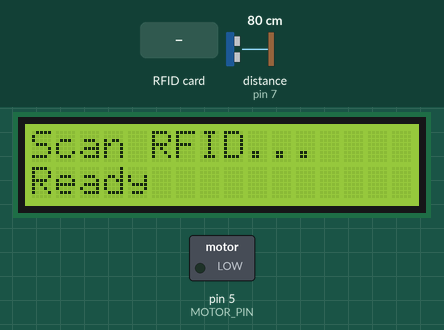
Recording of a sketch running on a simulated Arduino Uno, built with avr-gcc and run on an emulated ATmega328P. Shown: 16×2 character LCD, switched loads named in the sketch (green lamp = pin HIGH). The inputs (shaded band) are chosen by the test bench; at power-on: distance to the obstacle (sensor on pin 7) 80 cm. The echo pulse lasts 58.3 µs per cm; pins used as bus, display or sensor lines are not drawn; what the sketch prints to the serial monitor is not drawn.

Above: at 1.3 s.
1.4 s: RFID card 49 27 A9 00 held to the reader
At 2.0 s:
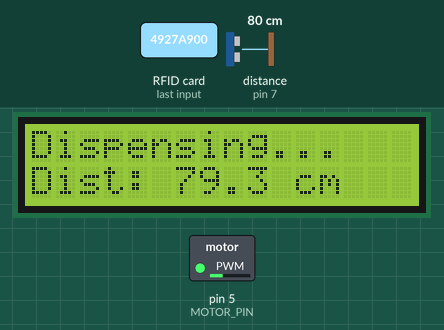
2.9 s: distance to the obstacle (sensor on pin 7) set to 5 cm
At 4.2 s:
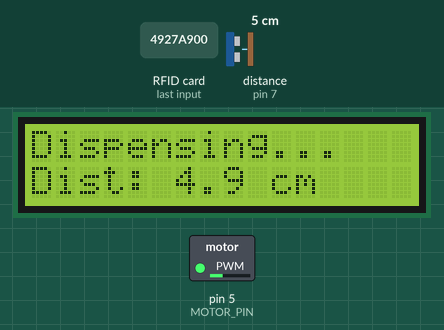
4.5 s: distance to the obstacle (sensor on pin 7) set to 2 cm
At 5.9 s:
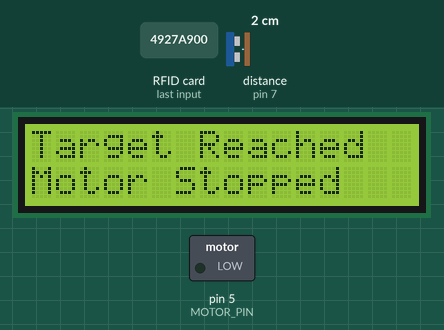
7.5 s: RFID card 5E 7A 19 C4 held to the reader
At 9.1 s:
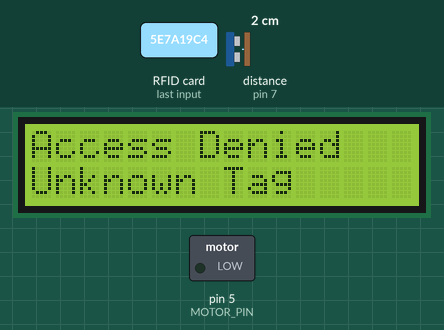
10.5 s: RFID card AE 83 10 06 held to the reader
At 13.2 s:
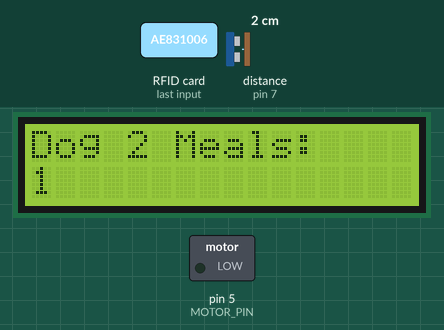
Timing chart, 0 to 14.5 s (numbered marks = the images above; inputs shaded):
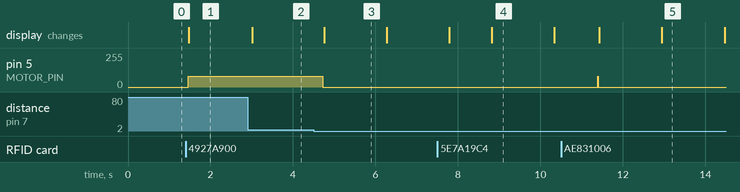

Measured:
- the behaviour switches between 4 and 3 cm on distance to the obstacle (sensor on pin 7) (found by bisection; images 2 and 3)
- after the input at 1.4 s, pin 5 (MOTOR_PIN): 0/255 → 80/255 after 0.06 s; the display: changes after 0.08 s (image 1)
- after the input at 2.9 s, the display: changes after 0.11 s (image 2)
- after the input at 4.5 s, pin 5 (MOTOR_PIN): 80/255 → 0/255 after 0.22 s; the display: changes after 0.25 s (image 3)
- after the input at 7.5 s, the display: first differs from a run without the input after 1.3 s (image 4)
- after the input at 10.5 s, pin 5 (MOTOR_PIN): 0/255 → 80/255 after 0.89 s, → 0/255 0.01 s later; the display: first changes after 0.93 s (image 5 shows a later state)
- what the display in image 3 shows lasts 1.5 s, from 4.8 s to 6.3 s

The sketch:

all_.ino
```cpp
#include <SPI.h>
#include <MFRC522.h>
#include <Wire.h>
#include <LiquidCrystal_I2C.h>

#define SS_PIN 10
#define RST_PIN 9
#define MOTOR_PIN 5

#define TRIG_PIN 6
#define ECHO_PIN 7

MFRC522 myRFID(SS_PIN, RST_PIN);
LiquidCrystal_I2C lcd(0x27, 16, 2);  // change to 0x3F if needed

const String dog1UID = "49 27 A9 00";
const String dog2UID = "AE 83 10 06";

float targetDistance = 3.6;

// daily feeding limits
int dog1Count = 0;
int dog2Count = 0;
int dailyLimit = 2;

float getDistance() {
  digitalWrite(TRIG_PIN, LOW);
  delayMicroseconds(2);

  digitalWrite(TRIG_PIN, HIGH);
  delayMicroseconds(10);
  digitalWrite(TRIG_PIN, LOW);

  long duration = pulseIn(ECHO_PIN, HIGH, 30000); // timeout to avoid hanging
  if (duration == 0) return -1;

  float distance = duration * 0.034 / 2.0;
  return distance;
}

int motorSpeed = 80;  // about half speed

void stopMotor() {
  analogWrite(MOTOR_PIN, 0);
}

void startMotor() {
  analogWrite(MOTOR_PIN, motorSpeed);
}

void dispenseUntilFull() {
  lcd.clear();
  lcd.setCursor(0, 0);
  lcd.print("Dispensing...");

  startMotor();

  while (true) {
    float distance = getDistance();

    lcd.setCursor(0, 1);
    lcd.print("Dist: ");
    if (distance < 0) {
      lcd.print("Err   ");
    } else {
      lcd.print(distance, 1);
      lcd.print(" cm ");
    }

    Serial.print("Distance: ");
    Serial.println(distance);

    if (distance > 0 && distance <= targetDistance) {
      stopMotor();
      lcd.clear();
      lcd.setCursor(0, 0);
      lcd.print("Target Reached");
      lcd.setCursor(0, 1);
      lcd.print("Motor Stopped");
      delay(1500);
      break;
    }

    delay(200);
  }
}

void setup() {
  Serial.begin(9600);
  SPI.begin();
  myRFID.PCD_Init();

  pinMode(MOTOR_PIN, OUTPUT);
  stopMotor();

  pinMode(TRIG_PIN, OUTPUT);
  pinMode(ECHO_PIN, INPUT);

  lcd.init();
  lcd.backlight();

  lcd.clear();
  lcd.setCursor(0, 0);
  lcd.print("Scan RFID...");
  lcd.setCursor(0, 1);
  lcd.print("Ready");

  Serial.println("Scan RFID...");
}

void loop() {
  if (!myRFID.PICC_IsNewCardPresent()) return;
  if (!myRFID.PICC_ReadCardSerial()) return;

  String content = "";
  for (byte i = 0; i < myRFID.uid.size; i++) {
    if (myRFID.uid.uidByte[i] < 0x10) content += "0";
    content += String(myRFID.uid.uidByte[i], HEX);
    if (i < myRFID.uid.size - 1) content += " ";
  }
  content.toUpperCase();

  Serial.print("UID: ");
  Serial.println(content);

  if (content == dog1UID) {
    lcd.clear();
    lcd.setCursor(0, 0);
    lcd.print("Dog 1 Detected");

    if (dog1Count < dailyLimit) {
      lcd.setCursor(0, 1);
      lcd.print("Feeding...");
      dispenseUntilFull();
      dog1Count++;

      lcd.clear();
      lcd.setCursor(0, 0);
      lcd.print("Dog 1 Meals:");
      lcd.setCursor(0, 1);
      lcd.print(dog1Count);
      delay(1500);
    } else {
      lcd.clear();
      lcd.setCursor(0, 0);
      lcd.print("Dog 1 Limit");
      lcd.setCursor(0, 1);
      lcd.print("Reached");
      Serial.println("Dog 1 limit reached!");
      delay(1500);
    }
  }
  else if (content == dog2UID) {
    lcd.clear();
    lcd.setCursor(0, 0);
    lcd.print("Dog 2 Detected");

    if (dog2Count < dailyLimit) {
      lcd.setCursor(0, 1);
      lcd.print("Feeding...");
      dispenseUntilFull();
      dog2Count++;

      lcd.clear();
      lcd.setCursor(0, 0);
      lcd.print("Dog 2 Meals:");
      lcd.setCursor(0, 1);
      lcd.print(dog2Count);
      delay(1500);
    } else {
      lcd.clear();
      lcd.setCursor(0, 0);
      lcd.print("Dog 2 Limit");
      lcd.setCursor(0, 1);
      lcd.print("Reached");
      Serial.println("Dog 2 limit reached!");
      delay(1500);
    }
  }
  else {
    lcd.clear();
    lcd.setCursor(0, 0);
    lcd.print("Access Denied");
    lcd.setCursor(0, 1);
    lcd.print("Unknown Tag");
    Serial.println("Access Denied!");
    delay(1500);
  }

  lcd.clear();
  lcd.setCursor(0, 0);
  lcd.print("Scan RFID...");
  lcd.setCursor(0, 1);
  lcd.print("Ready");

  Serial.println();
  delay(1000);

  myRFID.PICC_HaltA();
  myRFID.PCD_StopCrypto1();
}
```
